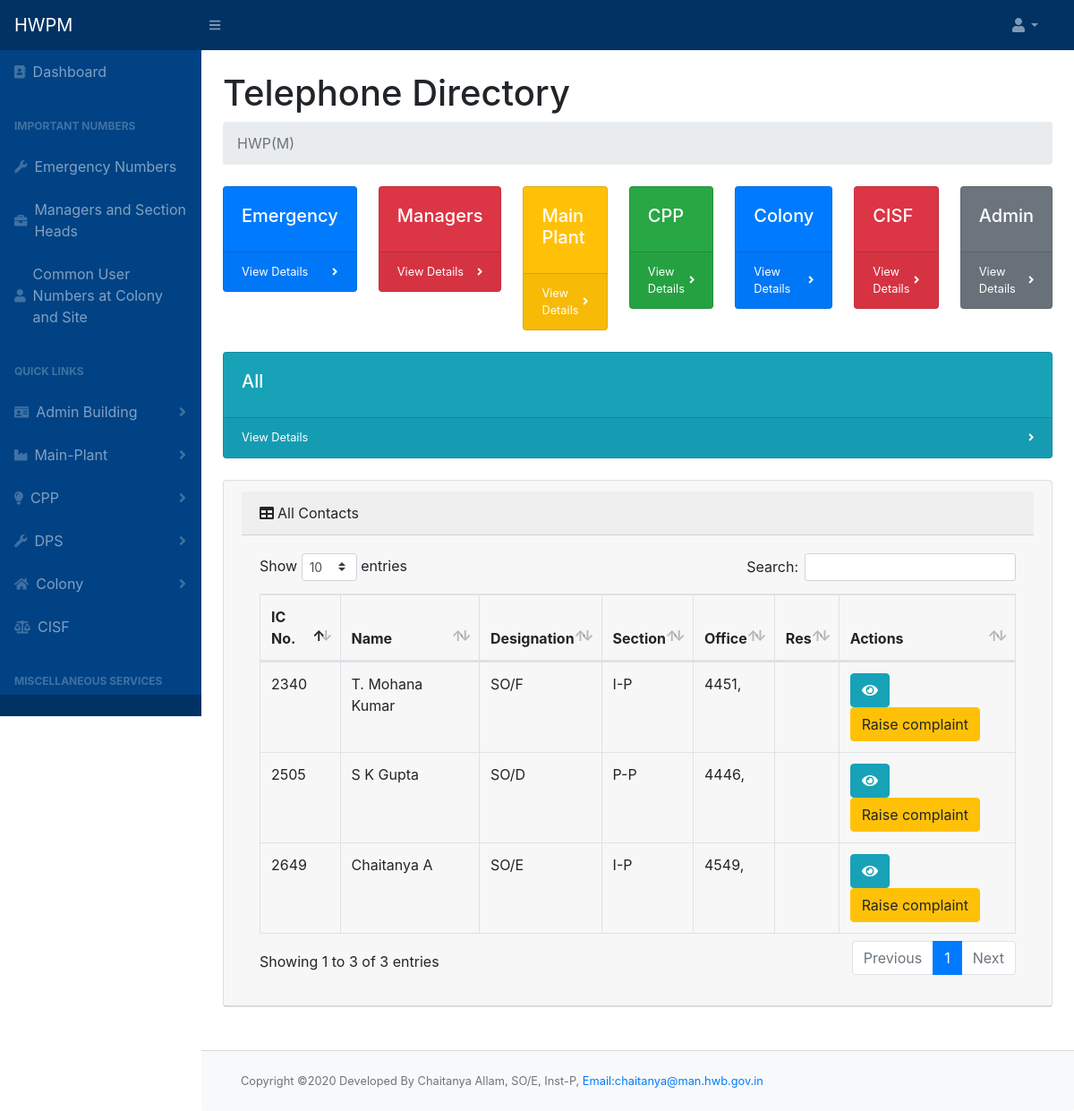
Before: / with the older database file.
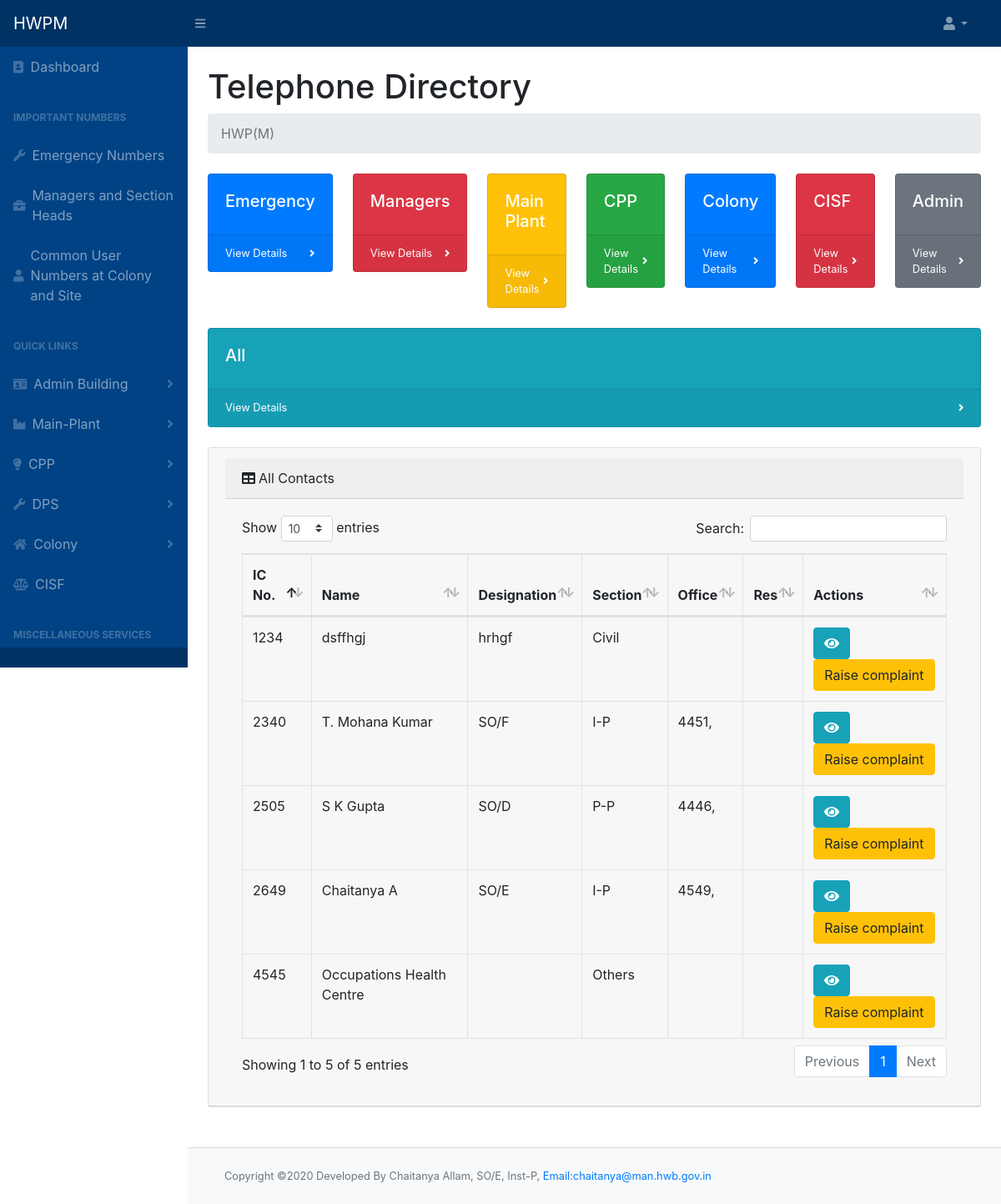
After: the same page with the newer database file.
### tables this page shows
CREATE TABLE `employee` (
  `icno` int(10) NOT NULL,
  `name` varchar(50) NOT NULL,
  `designation` varchar(50) NOT NULL,
  `section` varchar(50) NOT NULL,
  `pno` int(20) NOT NULL,
  `email` varchar(100) NOT NULL,
  `mobile` varchar(20) NOT NULL,
  `cat1` int(11) NOT NULL,
  `cat2` int(11) NOT NULL,
  `cat3` int(11) NOT NULL,
  `cat4` int(11) NOT NULL
);

CREATE TABLE `phone_master` (
  `pno` int(10) NOT NULL,
  `parallel_pno` int(10) NOT NULL,
  `callerid_phone` int(10) NOT NULL,
  `wireless_phone` int(10) NOT NULL,
  `zero_dialing` int(10) NOT NULL,
  `jbdetails` text NOT NULL,
  `complaint_flag` tinyint(1) NOT NULL DEFAULT '0',
  `icno` int(10) NOT NULL,
  `off` tinyint(1) NOT NULL,
  `res` tinyint(1) NOT NULL,
  `emergency` tinyint(1) NOT NULL,
  `cat1` int(11) NOT NULL,
  `cat2` int(11) NOT NULL,
  `cat3` int(11) NOT NULL,
  `cat4` int(11) NOT NULL
);

### index.php (the view, shortened to what the changed rows need)
<!DOCTYPE html>
<html lang="en">
<?php include "header.php";
?>
<div id="layoutSidenav_content">
    <main>
        <div class="container-fluid">
            <h1 class="mt-4">Telephone Directory </h1>
            <div class="card mb-4">
                <div class="card-header">
                    <div class="card-body">
                        <div class="table-responsive table-hover">
                            <table class="table table-bordered" id="dataTable" width="100%" cellspacing="0">
                                <thead>
                                    <tr>
                                        <th>IC No.</th>
                                        <th>Name</th>
                                        <th>Designation</th>
                                        <th>Section</th>
                                        <th>Office</th>
                                        <th>Res</th>
                                        <th>Actions</th>
                                    </tr>
                                </thead>
                                <tbody>
                                    <?php $query = $conn->query("SELECT * FROM `employee`");
                                    while ($row = $query->fetch_assoc()) {
                                        echo "<tr>";
                                    ?>
                                        <td><?php echo $row['icno'] ?></td>
                                        <td><?php echo $row['name'] ?></td>
                                        <td><?php echo $row['designation'] ?></td>
                                        <td><?php echo $row['section'] ?></td>
                                        <td>
                                            <?php
                                            include "get_off_phone.php";
                                            ?>
                                        </td>
                                        <td>
                                        </td>
                                        <td>
                                            <button type="button" class="btn btn-info" data-toggle="modal" data-target="#myModalview" id="getUser" data-id="<?php echo $row['icno'] ?>"><i class="fa fa-eye"></i></button>
                                            <button type="button" class="btn btn-warning" data-toggle="modal" data-target="#myModalcomplaint" id="complaintreg" data-id="<?php echo $row['pno'] ?>">Raise complaint</button>
                                        </td>
                                    <?php
                                        echo "</tr>";
                                    } ?>
                                </tbody>
                            </table>
                        </div>
                    </div>
                </div>
            </div>
        </div>
    </main>
    <br>
</div>
<?php include "footer.php" ?>

### get_off_phone.php
<?php
require_once"config.php";
if (isset($_GET['icno'])) {
    $icno = $_GET['icno'];
    $query_string = "SELECT * FROM `phone_master` where `icno`='" . $icno . "'";
    $query2 = $conn->query($query_string);
    $num_rows = $query2->num_rows;
    if ($num_rows != 0) {
        while ($row2=$query2->fetch_assoc())
        {
            if($row2['off']==1)
            echo $row2['pno'].", ";
        }
    }
}

Changed rows visible on the page:
added employee: icno "1234", name "dsffhgj", designation "hrhgf", section "Civil"
added employee: icno "4545", name "Occupations Health Centre", section "Others"
Other visible differences:
text written by a page script: "Show entries Search: Showing 1 to 3 of 3 entries Previous 1 Next" → "Show entries Search: Showing 1 to 5 of 5 entries Previous 1 Next"
